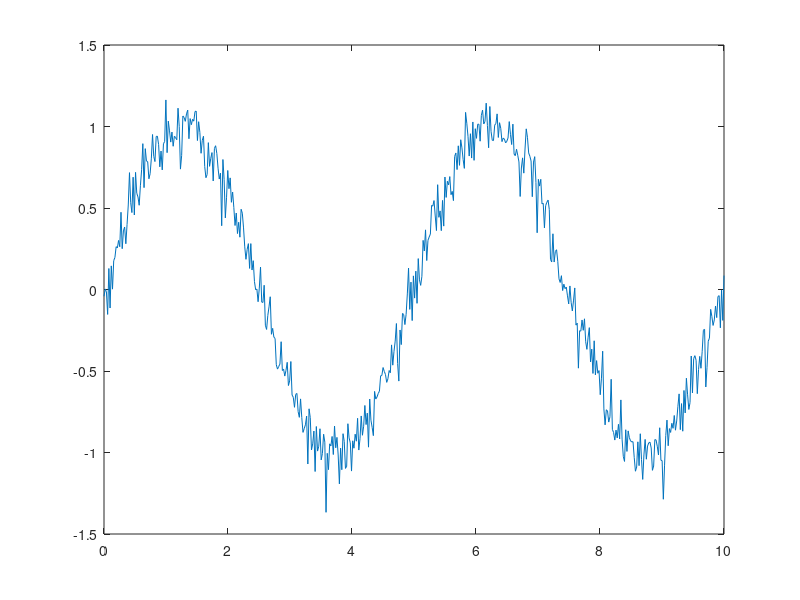
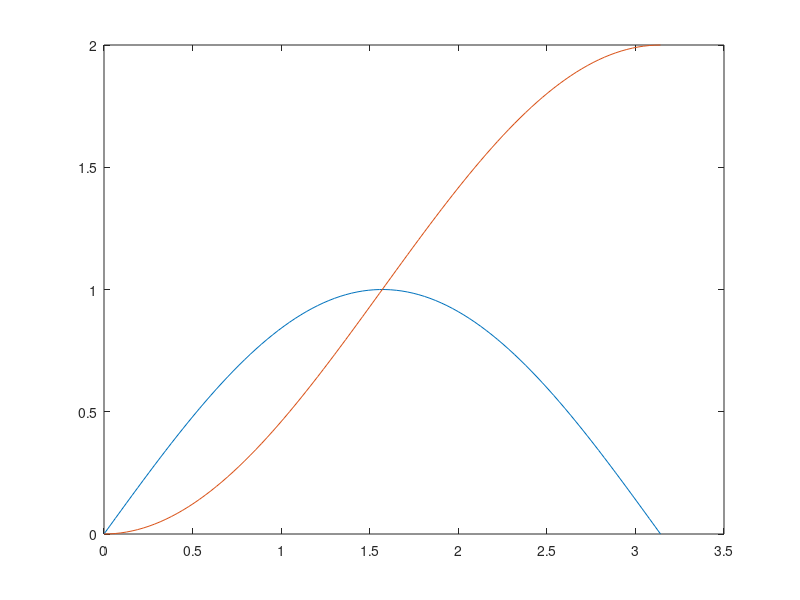

Source code (MATLAB) for these figures, in order:
% Ethan Ferguson
% Lecture 18
clc; clear all, format compact;

%% Interpolation
x=0:5;
y=[0 20 60 68 77 110];
x1=[2.6 4.9];
y1=interp1(x,y,x1)
%% Normal distibution
A=[1 2 3 3 3 6 4 6 8 4 7 7];
d=std(A)
v1=var(A)
v2=d.^2

%% Rand uniform distrobution
rand
rand(2)
rand(2,3)
% randbetween 5 and 15
rand(1,3);
10*rand(1,3)
A=10*rand(1,3)+5

%% Rand uniform distrobution
randn
randn(2)
randn(2,3)

%% ex hieght
m=1.763;
s=.0762
h=randn(1,6)*s+m

%% heads or tails
%flip1=round(rand(1,5))
%flip2=randn(1,5)
flip=randi([0,1],1,50);
%or
xc=[0 1]
FLIP=randi(xc,1,50);
y=hist(FLIP,xc)
bar(xc,y)

%% Noisy signal Simulation
%givens
t=linspace(0,10,512);
Amp=1;
feq=2*pi/5;
sig=Amp*sin(feq.*t)+randn(1,length(t))*0.1;
figure(1)
plot(t,sig)

%% trapz and cumtrapz
x=linspace(0,pi,100);
y=sin(x);
z=cumtrapz(x,y)
%plotting
figure(2)
plot(x,y,x,z)

















